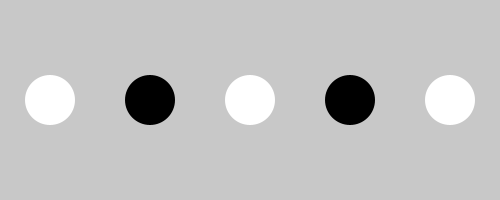
Frame 1 (no input)
Frame 60 (the mouse pressed at the canvas centre just before this capture): identical to frame 1, image omitted
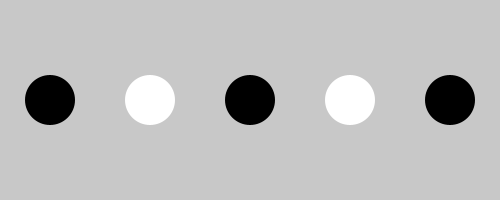
Frame 120 (the mouse held since frame 60 and released just before this capture)

The Processing sketch that drew these frames (run headless with seeded random() and noise(); from frame 60 on, the mouse is pressed at the canvas centre):

// Processing sketch: revisao_0_1
// ── revisao_0_1.pde
int radius = 25;
int spacing = 100;
int offset = 50;
color color_even = color(255,255,255);
color color_odd = color(0,0,0);
int columns;
int x, y;

void setup(){
  size(500,200);
  columns = width/spacing;
  y = height/2;
  smooth();
}

void draw(){
  background(200);
  //stroke(0);
  //line(0,height/2,width,height/2);
  noStroke();
  for(int i = 0; i < columns; i++){
    int x = (i*spacing)+offset;
    if(i%2 == 0){
      fill(color_even);
    }
    else{
      fill(color_odd);
    }
    ellipse(x,y,radius*2,radius*2);
  }
}

void mousePressed(){
  color temp = color_even;
  color_even = color_odd;
  color_odd = temp;
}
